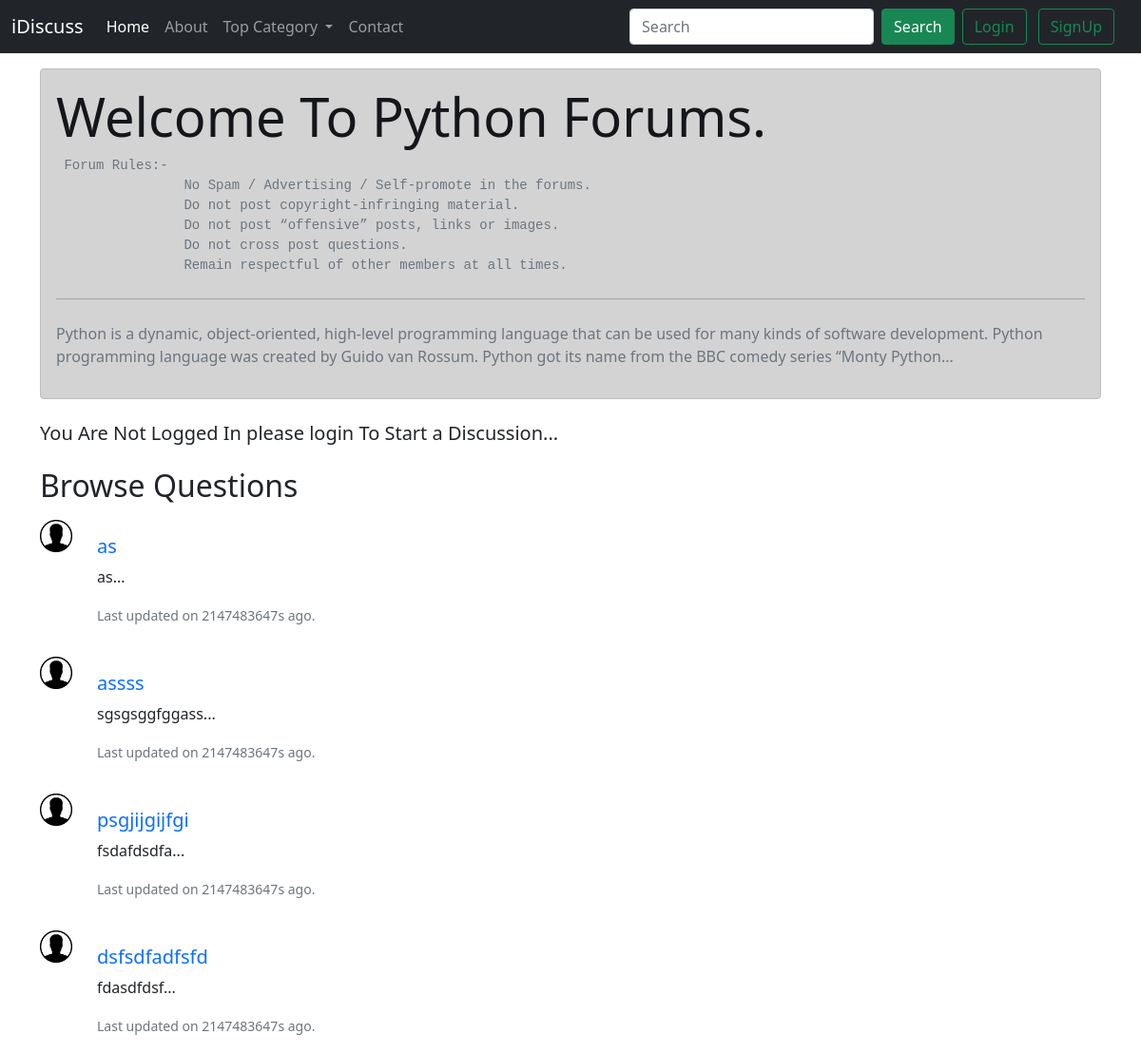
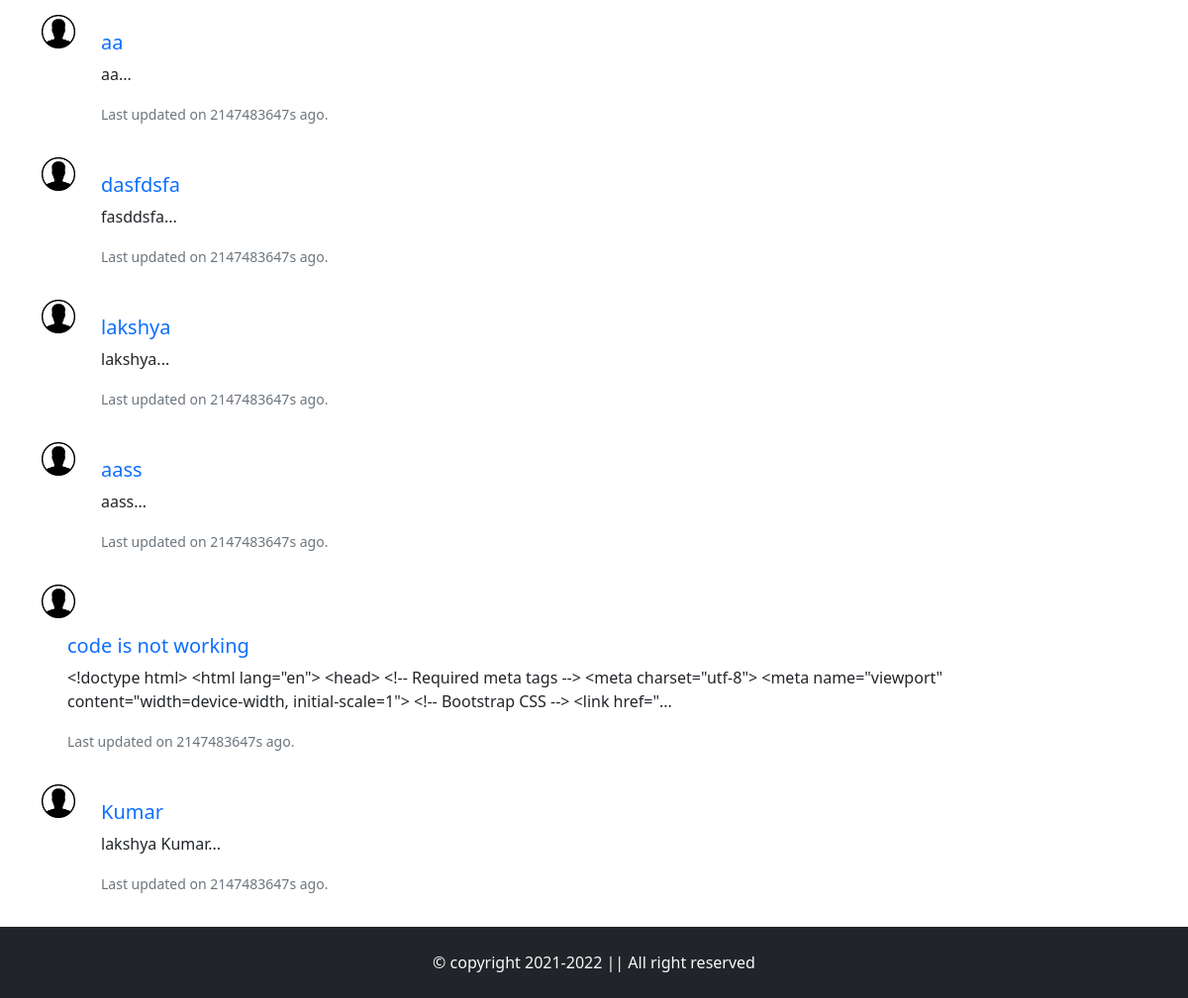
The page /thredlist.php?catid=1 on the database its author committed (2 pictures, top to bottom).
### tables this page shows
CREATE TABLE `categorys` (
  `cactogry_id` int(11) NOT NULL,
  `cactogry_name` varchar(255) NOT NULL,
  `cactogry_description` text NOT NULL,
  `createdate` datetime NOT NULL DEFAULT current_timestamp()
);

CREATE TABLE `threds` (
  `thred_id` int(11) NOT NULL,
  `thred_title` varchar(555) NOT NULL,
  `thred_desc` text NOT NULL,
  `thred_cat_id` int(11) NOT NULL,
  `thred_user_id` int(11) NOT NULL,
  `timestamp` int(11) NOT NULL
);

### thredlist.php (the view, shortened to what this page needs)
<!doctype html>
<html lang="en">
<head>
    <link href="https://cdn.jsdelivr.net/npm/bootstrap@5.0.0-beta1/dist/css/bootstrap.min.css" rel="stylesheet"
>
</head>
<body>
    <?php
      include 'parcials/_header.php';
      include 'parcials/_dbconnect.php';
    ?>
    <?php
        $id = $_GET['catid'];
        $sql = "SELECT * FROM `categorys` WHERE cactogry_id=$id";
        $result = mysqli_query($conn, $sql);
        while($row = mysqli_fetch_assoc($result)){
            $catname = $row['cactogry_name'];
            $catdesc = $row['cactogry_description'];
        }
    ?>
    <div class="container my-3">
        <div class="alert alert-dark">
            <h1 class="display-4">Welcome To <?php echo $catname;?> Forums.</h1>
            <pre class="text-secondary"> Forum Rules:-
                No Spam / Advertising / Self-promote in the forums.
                Do not post copyright-infringing material.
                Do not post “offensive” posts, links or images.
                Do not cross post questions.
                Remain respectful of other members at all times.</pre>
            <hr class="my-4">
            <p class="text-secondary"><?php echo substr($catdesc, 0, 250).'...';?></p>
        </div>
    </div>
    <?php
    if (isset($_SESSION['loggdin']) && isset($_SESSION['loggdin']) == true) {
        echo '<div class="container">
            <h3 class="py-2">Start a Discussion</h3>
            <form action="'. $_SERVER['REQUEST_URI'].'" method="post">
                <div class="form-group">
                    <div class="mb-3">
                        <label for="title" class="form-label">Problem Title</label>
                        <input type="text" class="form-control" id="title" name="title" placeholder="Problem Title">
                        <small id="emailHelp" class="form-text text-muted">keep yout title as crisp and short
                            as possible</small>
                    </div>
                </div>
                <div class="form-group">
                    <div class="mb-3">
                        <label for="desc" class="form-label">Elleborate Your Problem</label>
                        <textarea class="form-control" id="desc" name="desc" rows="3"></textarea>
                    </div>
                </div>
                <div class="form-group">
                    <div class="mb-3">
                        <button type="submit" class="btn btn-success">Submit</button>
                    </div>
                </div>
            </form>
        </div>';
    }
    else{
        echo '
        <div class="container">
            <h4 class="py-2 lead">You Are Not Logged In please login To Start a Discussion...</h4>
        </div>
        ';
    }
    ?>
    <div class="container" id="ques">
        <h2 class="py-2">Browse Questions</h2>
        <?php
            $id = $_GET['catid'];
            $sql = "SELECT * FROM `threds` WHERE thred_cat_id=$id";
            $result = mysqli_query($conn, $sql);
            while($row = mysqli_fetch_assoc($result)){
                $id = $row['thred_id'];
                $title = $row['thred_title'];
                $desc = $row['thred_desc'];
                $time = $row['timestamp'];
                echo '
                <div class="card border-0 mb-3">
                    <div class="row g-0">
                        <div class="col-md-4" style="width: fit-content!important;">
                            <img src="img/user.png" width="34px" alt="user">
                        </div>
                        <div class="col-md-8" style="padding: 0 10px!important; width: auto;">
                            <div class="card-body">
                                <h5 class="card-title"> <a class="navbar-brand" href="thred.php?thredid=' .$id. '">'.$title.'</a></h5>
                                <p class="card-text">'.substr($desc, 0, 250).'...</p>
                                <small class="text-muted">Last updated on '.$time.'s ago.</small>
                            </div>
                        </div>
                    </div>
                </div>';
            }
        ?>
    </div>
    <?php include 'parcials/_footer.php'?>
</body>
</html>

### thredlist.php (style rules this page uses)
#ques { min-height: 40vh; }

### rows shown on the page
categorys: cactogry_name "Python", cactogry_description "Python is a dynamic, object-oriented, high-level programming language that can be used for many kinds of software development. Python programming language was created by Guido van Rossum. Python got its name from the BBC comedy series “Monty Python"
threds: thred_title "as", thred_desc "as", timestamp "2147483647"
threds: thred_title "assss", thred_desc "sgsgsggfggass", timestamp "2147483647"
threds: thred_title "psgjijgijfgi", thred_desc "fsdafdsdfa", timestamp "2147483647"
threds: thred_title "dsfsdfadfsfd", thred_desc "fdasdfdsf", timestamp "2147483647"
threds: thred_title "aa", thred_desc "aa", timestamp "2147483647"
threds: thred_title "dasfdsfa", thred_desc "fasddsfa", timestamp "2147483647"
threds: thred_title "lakshya", thred_desc "lakshya", timestamp "2147483647"
threds: thred_title "aass", thred_desc "aass", timestamp "2147483647"
threds: thred_title "code is not working", thred_desc "<!doctype html> <html lang=\"en\"> <head> <!-- Required meta tags --> <meta charset=\"utf-8\"> <meta name=\"viewport\" content=\"width=device-width, initial-scale=1\"> <!-- Bootstrap CSS --> <link href=\"", timestamp "2147483647"
threds: thred_title "Kumar", thred_desc "lakshya Kumar", timestamp "2147483647"
